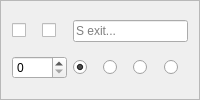
       <widget class="QFrame" name="frame_s">
        <property name="sizePolicy">
         <sizepolicy hsizetype="Preferred" vsizetype="Preferred">
          <horstretch>0</horstretch>
          <verstretch>0</verstretch>
         </sizepolicy>
        </property>
        <property name="frameShape">
         <enum>QFrame::StyledPanel</enum>
        </property>
        <property name="frameShadow">
         <enum>QFrame::Raised</enum>
        </property>
        <layout class="QGridLayout" name="gridLayout_s">
         <item row="0" column="0">
          <widget class="QCheckBox" name="noRoute_s">
           <property name="cursor">
            <cursorShape>PointingHandCursor</cursorShape>
           </property>
           <property name="focusPolicy">
            <enum>Qt::NoFocus</enum>
           </property>
           <property name="toolTip">
            <string>Prevent a route being created via this exit, equivalent to an infinite exit weight</string>
           </property>
           <property name="text">
            <string/>
           </property>
           <property name="checkable">
            <bool>true</bool>
           </property>
          </widget>
         </item>
         <item row="0" column="1">
          <widget class="QCheckBox" name="stub_s">
           <property name="cursor">
            <cursorShape>PointingHandCursor</cursorShape>
           </property>
           <property name="toolTip">
            <string>Create an exit in this direction with unknown distination, mutually exclusive with an actual exit roomID</string>
           </property>
           <property name="text">
            <string/>
           </property>
          </widget>
         </item>
         <item row="0" column="2" colspan="4">
          <widget class="QLineEdit" name="s">
           <property name="toolTip">
            <string>Set the number of the room south of this one, will be blue for a valid number or red for invalid</string>
           </property>
           <property name="placeholderText">
            <string>S exit...</string>
           </property>
          </widget>
         </item>
         <item row="1" column="0" colspan="2">
          <widget class="QSpinBox" name="weight_s">
           <property name="cursor">
            <cursorShape>SizeVerCursor</cursorShape>
           </property>
           <property name="toolTip">
            <string>Set to a positive value to overide the default (Room) Weight for using this Exit route, zero value assigns the default.</string>
           </property>
           <property name="maximum">
            <number>9999</number>
           </property>
          </widget>
         </item>
         <item row="1" column="2">
          <widget class="QRadioButton" name="doortype_none_s">
           <property name="cursor">
            <cursorShape>PointingHandCursor</cursorShape>
           </property>
           <property name="toolTip">
            <string>No door symbol is drawn on 2D Map for this exit</string>
           </property>
           <property name="text">
            <string/>
           </property>
           <property name="checked">
            <bool>true</bool>
           </property>
           <attribute name="buttonGroup">
            <string notr="true">doortype_s</string>
           </attribute>
          </widget>
         </item>
         <item row="1" column="3">
          <widget class="QRadioButton" name="doortype_open_s">
           <property name="cursor">
            <cursorShape>PointingHandCursor</cursorShape>
           </property>
           <property name="toolTip">
            <string>Green (Open) door symbol is drawn on 2D Map, can be set on either a stub or a real exit</string>
           </property>
           <property name="text">
            <string/>
           </property>
           <attribute name="buttonGroup">
            <string notr="true">doortype_s</string>
           </attribute>
          </widget>
         </item>
         <item row="1" column="4">
          <widget class="QRadioButton" name="doortype_closed_s">
           <property name="cursor">
            <cursorShape>PointingHandCursor</cursorShape>
           </property>
           <property name="toolTip">
            <string>Orange (Closed) door symbol is drawn on 2D Map, can be set on either a stub or a real exit</string>
           </property>
           <property name="text">
            <string/>
           </property>
           <attribute name="buttonGroup">
            <string notr="true">doortype_s</string>
           </attribute>
          </widget>
         </item>
         <item row="1" column="5">
          <widget class="QRadioButton" name="doortype_locked_s">
           <property name="cursor">
            <cursorShape>PointingHandCursor</cursorShape>
           </property>
           <property name="toolTip">
            <string>Red (Locked) door symbol is drawn on 2D Map, can be set on either a stub or a real exit</string>
           </property>
           <property name="text">
            <string/>
           </property>
           <attribute name="buttonGroup">
            <string notr="true">doortype_s</string>
           </attribute>
          </widget>
         </item>
        </layout>
       </widget>
